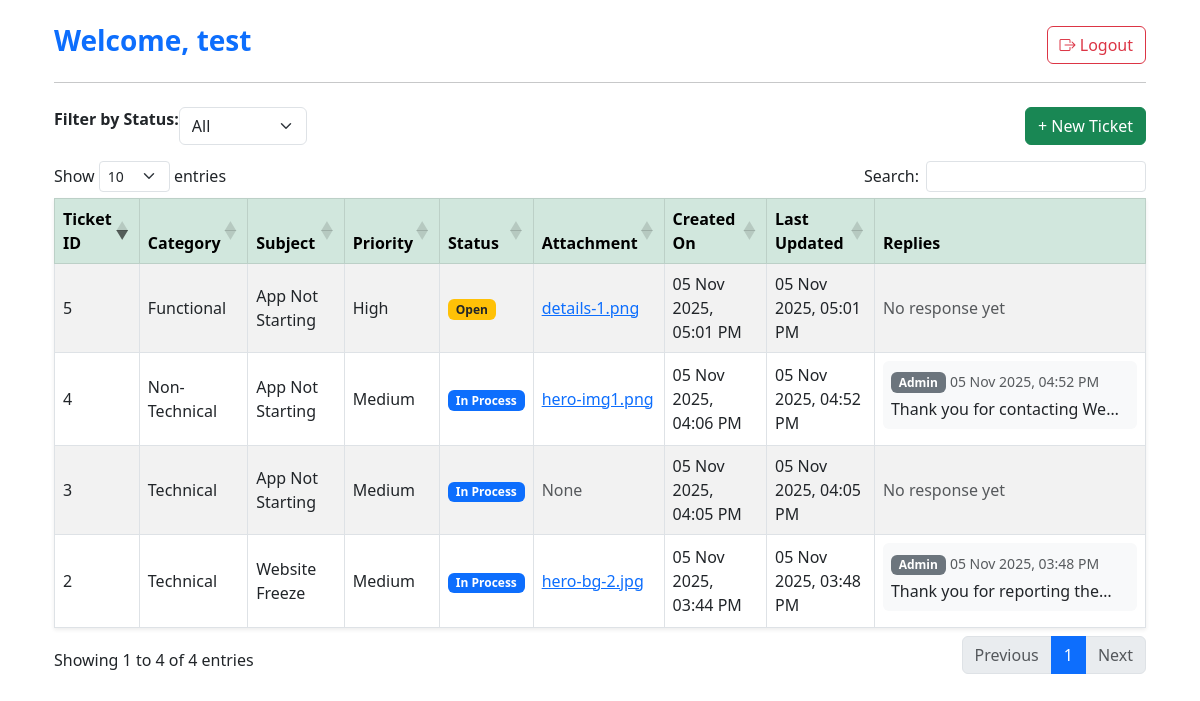
Page /support/list/ (signed in) on the committed database.
### support/models.py (models this page shows, shortened)
class Ticket(models.Model):
    STATUS_CHOICES = (
        ('Open', 'Open'),
        ('In Process', 'In Process'),
        ('Resolved', 'Resolved'),
        ('Closed', 'Closed'),
    )
    PRIORITY_CHOICES = (
        ('Low', 'Low'),
        ('Medium', 'Medium'),
        ('High', 'High'),
    )
    CATEGORY_CHOICES = [
        ('Technical', 'Technical'),
        ('Non-Technical', 'Non-Technical'),
        ('Functional', 'Functional'),
    ]
    user = models.ForeignKey(User, on_delete=models.CASCADE)
    subject = models.CharField(max_length=200)
    description = models.TextField()
    category = models.CharField(max_length=20, choices=CATEGORY_CHOICES, default='Technical')
    priority = models.CharField(max_length=10, choices=PRIORITY_CHOICES, default='Medium')
    attachment = models.FileField(upload_to='ticket_attachments/', blank=True, null=True)
    status = models.CharField(max_length=20, choices=STATUS_CHOICES, default='Open')
    response = models.TextField(blank=True, null=True)
    created_at = models.DateTimeField(default=timezone.now)
    updated_at = models.DateTimeField(auto_now=True)

class TicketReply(models.Model):
    ticket = models.ForeignKey(Ticket, on_delete=models.CASCADE, related_name='replies')
    responder = models.ForeignKey(User, on_delete=models.CASCADE)
    message = models.TextField()
    is_ai_generated = models.BooleanField(default=False)
    created_at = models.DateTimeField(default=timezone.now)
    updated_at = models.DateTimeField(auto_now=True)

### support/views.py (the view)
# urls.py: path('list/', views.ticket_list, name='ticket_list'),
@login_required
def ticket_list(request):
    if request.user.profile.user_type != 'customer':
        return redirect('admin_ticket_list')
    tickets = Ticket.objects.filter(user=request.user).prefetch_related('replies').order_by('-created_at')
    if request.method == 'POST':
        form = TicketForm(request.POST, request.FILES)
        if form.is_valid():
            ticket = form.save(commit=False)
            ticket.user = request.user
            ticket.save()
            messages.success(request, "Your ticket has been created successfully!")
            return redirect('ticket_list')
    else:
        form = TicketForm()
    return render(request, 'support/ticket_list.html', {'tickets': tickets, 'form': form})

### support/forms.py
class TicketForm(forms.ModelForm):
    class Meta:
        model = Ticket
        fields = ['subject', 'description', 'priority', 'attachment']
        widgets = {
            'subject': forms.TextInput(attrs={'class': 'form-control', 'placeholder': 'Enter ticket subject'}),
            'description': forms.Textarea(attrs={'class': 'form-control', 'rows': 4, 'placeholder': 'Describe your issue'}),
            'priority': forms.Select(attrs={'class': 'form-select'}),
            'attachment': forms.ClearableFileInput(attrs={'class': 'form-control'}),
        }

### support/templates/support/ticket_list.html (shortened to what this page needs)
{% extends 'support/base.html' %}
{% block content %}
<div class="container mt-4">
    <div class="d-flex justify-content-between align-items-center mb-3">
        <h3 class="fw-bold text-primary">Welcome, {{ request.user }}</h3>
        <a href="{% url 'logout' %}" class="btn btn-outline-danger">
            <i class="bi bi-box-arrow-right"></i> Logout
        </a>
    </div>
    <hr>
     <div class="mb-3 mt-4 d-flex justify-content-between gap-2">
    <div class="d-flex"><label for="statusFilter" class="mb-0 fw-semibold">Filter by Status:</label>
    <select id="statusFilter" class="form-select w-auto">
        <option value="">All</option>
    </select>
        </div>
         <div class="align-items-end"><button class="btn btn-success" data-bs-toggle="modal" data-bs-target="#newTicketModal">
            + New Ticket
        </button></div>
</div>
    <table id="ticketsTable" class="table table-bordered table-striped align-middle shadow-sm">
        <thead class="table-success">
            <tr>
                <th>Ticket ID</th>
                <th>Category</th>
                <th>Subject</th>
                <th>Priority</th>
                <th>Status</th>
                <th>Attachment</th>
                <th>Created On</th>
                <th>Last Updated</th>
                <th>Replies</th>
            </tr>
        </thead>
        <tbody>
            {% for ticket in tickets %}
            <tr>
                <td>{{ ticket.id }}</td>
                <td>{{ ticket.category }}</td>
                <td>{{ ticket.subject }}</td>
                <td>{{ ticket.priority }}</td>
                <td>
                    {% if ticket.status == "Open" %}
                    <span class="badge bg-warning text-dark">Open</span>
                    {% elif ticket.status == "In Process" %}
                    <span class="badge bg-primary">In Process</span>
                    {% elif ticket.status == "Resolved" %}
                    <span class="badge bg-success">Resolved</span>
                    {% else %}
                    <span class="badge bg-secondary">Closed</span>
                    {% endif %}
                </td>
                <td>
                    {% if ticket.attachment %}
                    <a href="{{ ticket.attachment.url }}" target="_blank">
                        {{ ticket.attachment.name|cut:"ticket_attachments/" }}
                    </a>
                    {% else %}
                    <span class="text-muted">None</span>
                    {% endif %}
                </td>
                <td>{{ ticket.created_at|date:"d M Y, h:i A" }}</td>
                <td>{{ ticket.updated_at|date:"d M Y, h:i A" }}</td>
               <td>
    {% if ticket.replies.all %}
        {% for reply in ticket.replies.all %}
            <div class="p-2 mb-2 rounded bg-light">
                {% if reply.is_ai_generated %}
                    <span class="badge bg-info text-dark">AI</span>
                {% else %}
                    <span class="badge bg-secondary">Admin</span>
                {% endif %}
                <small class="text-muted">{{ reply.created_at|date:"d M Y, h:i A" }}</small>
                <div class="mt-1 truncate-reply" onclick="toggleReply(this)">
                    {{ reply.message|safe }}
                </div>
            </div>
        {% endfor %}
    {% else %}
        <span class="text-muted">No response yet</span>
    {% endif %}
</td>
            </tr>
            {% empty %}
            <tr>
                <td colspan="9" class="text-center text-muted py-4">
                    No tickets found.
                </td>
            </tr>
            {% endfor %}
        </tbody>
    </table>
</div>
{% endblock %}

### support/templates/support/base.html (shortened to what this page needs)
<!DOCTYPE html>
<html lang="en">
<head>
<link rel="stylesheet" href="https://cdn.datatables.net/1.13.6/css/dataTables.bootstrap5.min.css">
<link rel="stylesheet" href="https://cdn.datatables.net/buttons/2.4.1/css/buttons.bootstrap5.min.css">
    <link href="https://cdn.jsdelivr.net/npm/bootstrap@5.3.0/dist/css/bootstrap.min.css" rel="stylesheet">
    <link href="https://cdn.jsdelivr.net/npm/bootstrap-icons@1.11.1/font/bootstrap-icons.css" rel="stylesheet">
</head>
<body>
<div class="container mt-4">
    {% block content %}{% endblock %}
</div>
</body>
</html>

### support/templates/support/ticket_list.html (style rules this page uses)
.truncate-reply { display: -webkit-box; -webkit-line-clamp: 1; -webkit-box-orient: vertical; overflow: hidden; text-overflow: ellipsis; cursor: pointer; transition: all 0.3s ease; }

### rows in the picture
Ticket: id "5", category "Functional", subject "App Not Starting", priority "High", status "Open", attachment.name "details-1.png", created_at "05 Nov 2025, 05:01 PM", updated_at "05 Nov 2025, 05:01 PM", shows "No response yet"
Ticket: id "4", category "Non-Technical", subject "App Not Starting", priority "Medium", status "In Process", attachment.name "hero-img1.png", created_at "05 Nov 2025, 04:06 PM", updated_at "05 Nov 2025, 04:52 PM"
TicketReply: is_ai_generated "Admin", created_at "05 Nov 2025, 04:52 PM", message "Thank you for contacting…"
Ticket: id "3", category "Technical", subject "App Not Starting", priority "Medium", status "In Process", attachment "None", created_at "05 Nov 2025, 04:05 PM", updated_at "05 Nov 2025, 04:05 PM", shows "No response yet"
Ticket: id "2", category "Technical", subject "Website Freeze", priority "Medium", status "In Process", attachment.name "hero-bg-2.jpg", created_at "05 Nov 2025, 03:44 PM", updated_at "05 Nov 2025, 03:48 PM"
TicketReply: is_ai_generated "Admin", created_at "05 Nov 2025, 03:48 PM", message "Thank you for reporting…"

### other values in the picture
{{ request.user }} "test"
